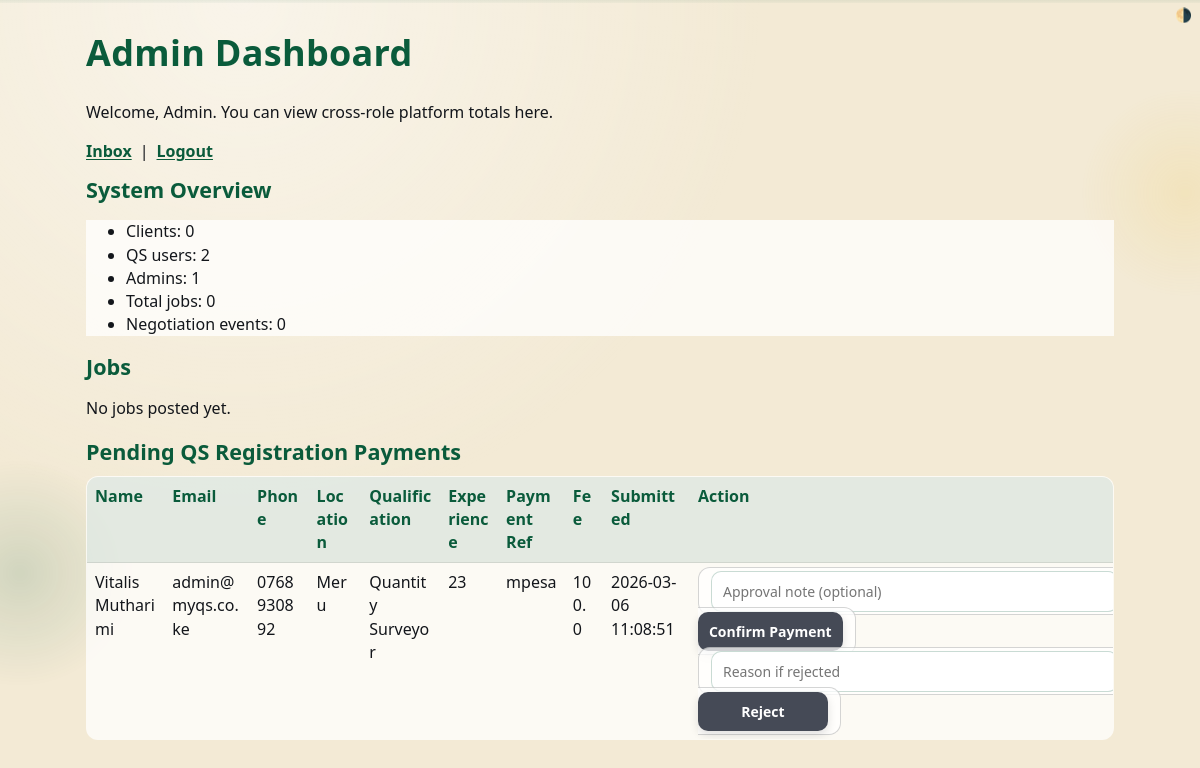
Screenshot of /admin/dashboard (signed in) with the database file from the repository.
### tables this page shows
CREATE TABLE qs_registrations (
            id INTEGER PRIMARY KEY AUTOINCREMENT,
            user_id INTEGER NOT NULL UNIQUE,
            phone TEXT NOT NULL,
            location TEXT,
            qualification TEXT,
            experience_years INTEGER,
            payment_reference TEXT NOT NULL,
            status TEXT NOT NULL DEFAULT 'pending_confirmation'
                CHECK (status IN ('pending_confirmation', 'approved', 'rejected')),
            admin_note TEXT,
            registration_fee_amount REAL,
            created_at DATETIME DEFAULT CURRENT_TIMESTAMP,
            confirmed_at DATETIME,
            confirmed_by_admin_id INTEGER, approval_message TEXT, welcome_message_sent INTEGER NOT NULL DEFAULT 0,
            FOREIGN KEY (user_id) REFERENCES users(id),
            FOREIGN KEY (confirmed_by_admin_id) REFERENCES users(id)
        );

CREATE TABLE users (
            id INTEGER PRIMARY KEY AUTOINCREMENT,
            name TEXT NOT NULL,
            email TEXT NOT NULL UNIQUE,
            password_hash TEXT NOT NULL,
            role TEXT NOT NULL CHECK (role IN ('client', 'qs', 'admin')),
            created_at DATETIME DEFAULT CURRENT_TIMESTAMP
        );

### app.py (the view)
@app.route("/admin/dashboard")
@role_required("admin")
def admin_dashboard():
    db = get_db()
    counts = {
        "clients": db.execute("SELECT COUNT(*) AS c FROM users WHERE role = 'client'").fetchone()["c"],
        "qs_users": db.execute("SELECT COUNT(*) AS c FROM users WHERE role = 'qs'").fetchone()["c"],
        "admins": db.execute("SELECT COUNT(*) AS c FROM users WHERE role = 'admin'").fetchone()["c"],
        "jobs": db.execute("SELECT COUNT(*) AS c FROM jobs").fetchone()["c"],
        "negotiations": db.execute("SELECT COUNT(*) AS c FROM job_negotiation_events").fetchone()["c"],
    }
    jobs = db.execute(
        "SELECT j.id, j.title, j.status, j.created_at, u.name AS client_name, "
        "au.name AS assigned_qs_name "
        "FROM jobs j JOIN users u ON j.client_id = u.id "
        "LEFT JOIN job_assignments a ON a.job_id = j.id "
        "LEFT JOIN users au ON au.id = a.qs_id "
        "ORDER BY j.created_at DESC"
    ).fetchall()
    pending_qs = db.execute(
        "SELECT qr.user_id, u.name, u.email, qr.phone, qr.location, qr.qualification, qr.experience_years, "
        "qr.payment_reference, qr.registration_fee_amount, qr.created_at, qr.status "
        "FROM qs_registrations qr "
        "JOIN users u ON u.id = qr.user_id "
        "WHERE qr.status = 'pending_confirmation' "
        "ORDER BY qr.created_at ASC"
    ).fetchall()
    unread_count = unread_count_for_user(session["role"], session["user_id"])
    return render_template(
        "dashboard_admin.html",
        counts=counts,
        jobs=jobs,
        pending_qs=pending_qs,
        name=session.get("name"),
        unread_count=unread_count,
    )

### app.py (called while the page is built, shortened)
def get_db():
    if "db" not in g:
        g.db = sqlite3.connect(app.config["DATABASE"])
        g.db.row_factory = sqlite3.Row
    return g.db

@app.before_request
def before_request():
    init_db()

def role_required(*allowed_roles):
    def decorator(view):
        @wraps(view)
        def wrapped(*args, **kwargs):
            if not session.get("user_id"):
                return redirect(url_for("login"))
            if session.get("role") not in allowed_roles:
                return "Forbidden", 403
            return view(*args, **kwargs)
        return wrapped
    return decorator

def unread_count_for_user(role, user_id):
    rows = fetch_visible_event_rows(role, user_id, limit=None)
    if not rows:
        return 0

### templates/dashboard_admin.html (shortened to what this page needs)
<!doctype html>
<html lang="en">
<head>
  <link rel="stylesheet" href="{{ url_for('static', filename='css/base.css') }}" />
  <link rel="stylesheet" href="{{ url_for('static', filename='css/portal-theme.css') }}" />
</head>
<body>
  <h1>Admin Dashboard</h1>
  <p>Welcome, {{ name }}. You can view cross-role platform totals here.</p>
  <p class="top-links">
    <a href="{{ url_for('inbox') }}">Inbox{% if unread_count %}<span class="badge">{{ unread_count }}</span>{% endif %}</a> |
    <a href="{{ url_for('logout') }}">Logout</a>
  </p>
  <h2>System Overview</h2>
  <ul>
    <li>Clients: {{ counts.clients }}</li>
    <li>QS users: {{ counts.qs_users }}</li>
    <li>Admins: {{ counts.admins }}</li>
    <li>Total jobs: {{ counts.jobs }}</li>
    <li>Negotiation events: {{ counts.negotiations }}</li>
  </ul>
  <h2>Jobs</h2>
  {% if jobs %}
  <table>
    <thead>
      <tr><th>ID</th><th>Title</th><th>Client</th><th>Status</th><th>Assigned QS</th><th>Negotiation</th><th>Created</th></tr>
    </thead>
    <tbody>
      {% for job in jobs %}
      <tr>
        <td>{{ job.id }}</td>
        <td>{{ job.title }}</td>
        <td>{{ job.client_name }}</td>
        <td>{{ job.status }}</td>
        <td>{{ job.assigned_qs_name or 'Unassigned' }}</td>
        <td><a href="{{ url_for('job_negotiation', job_id=job.id) }}">Open</a></td>
        <td>{{ job.created_at }}</td>
      </tr>
      {% endfor %}
    </tbody>
  </table>
  {% else %}
  <p>No jobs posted yet.</p>
  {% endif %}
  <h2>Pending QS Registration Payments</h2>
  {% if pending_qs %}
  <table>
    <thead>
      <tr><th>Name</th><th>Email</th><th>Phone</th><th>Location</th><th>Qualification</th><th>Experience</th><th>Payment Ref</th><th>Fee</th><th>Submitted</th><th>Action</th></tr>
    </thead>
    <tbody>
      {% for qs in pending_qs %}
      <tr>
        <td>{{ qs.name }}</td>
        <td>{{ qs.email }}</td>
        <td>{{ qs.phone }}</td>
        <td>{{ qs.location or '-' }}</td>
        <td>{{ qs.qualification or '-' }}</td>
        <td>{{ qs.experience_years if qs.experience_years is not none else '-' }}</td>
        <td>{{ qs.payment_reference }}</td>
        <td>{{ qs.registration_fee_amount if qs.registration_fee_amount is not none else '-' }}</td>
        <td>{{ qs.created_at }}</td>
        <td>
          <form method="post" action="{{ url_for('approve_qs_registration', user_id=qs.user_id) }}" style="display:inline;">
            <input type="text" name="admin_note" placeholder="Approval note (optional)" />
            <button type="submit">Confirm Payment</button>
          </form>
          <form method="post" action="{{ url_for('reject_qs_registration', user_id=qs.user_id) }}" style="display:inline;">
            <input type="text" name="admin_note" placeholder="Reason if rejected" />
            <button type="submit">Reject</button>
          </form>
        </td>
      </tr>
      {% endfor %}
    </tbody>
  </table>
  {% else %}
  <p>No pending QS registrations.</p>
  {% endif %}
</body>
</html>

### static/css/base.css (style rules this page uses)
:root { --bg-sand: #f3ead5; --bg-charcoal: #454a56; --text-ink: #13161b; --text-soft: #39404a; --brand-green: #0a5b3b; --brand-gold: #f0be2d; --brand-violet: #7a45ee; --surface: rgba(255, 255, 255, 0.74); --line: rgba(19, 22, 27, 0.18); --field-bg: rgba(255, 255, 255, 0.96); --field-line: rgba(10, 91, 59, 0.22); --table-head: rgba(10, 91, 59, 0.1); }
*, *::before, *::after { box-sizing: border-box; }
html, body { margin: 0; padding: 0; }
body { font-family: "Segoe UI", Arial, sans-serif; color: var(--text-ink); background: var(--bg-sand); overflow-x: hidden; }
h1, h2, h3 { color: var(--brand-green); margin-top: 0; }
h1 { font-size: clamp(1.8rem, 3vw, 2.6rem); letter-spacing: 0.3px; }
h2 { font-size: 1.35rem; margin-bottom: 10px; }
p, li, td, th, label { line-height: 1.45; }
a { color: var(--brand-green); font-weight: 600; text-underline-offset: 2px; }
.top-links { margin-bottom: 12px; display: flex; flex-wrap: wrap; gap: 8px; align-items: center; }
.card, form, table, ul, .note-box { background: var(--surface); }
form { display: grid; gap: 8px; border: 1px solid var(--line); border-radius: 12px; padding: 12px; }
input, textarea, select, button { width: 100%; border-radius: 10px; border: 1px solid var(--field-line); background: var(--field-bg); color: var(--text-ink); padding: 10px 11px; font-size: 14px; font-family: inherit; }
button { width: fit-content; min-width: 130px; border: none; background: var(--bg-charcoal); color: #fff; font-weight: 700; cursor: pointer; transition: transform 100ms ease, box-shadow 180ms ease; box-shadow: 0 4px 10px rgba(0, 0, 0, 0.12); }
table { width: 100%; border-collapse: collapse; border: 1px solid var(--line); border-radius: 12px; overflow: hidden; margin-top: 10px; }
th, td { border-bottom: 1px solid rgba(17, 17, 17, 0.09); padding: 8px; text-align: left; vertical-align: top; overflow-wrap: anywhere; word-break: break-word; }
th { color: var(--brand-green); background: var(--table-head); }
tr:last-child td { border-bottom: none; }

### static/css/portal-theme.css (style rules this page uses)
body { background: linear-gradient(180deg, rgba(10, 91, 59, 0.08) 0px, rgba(10, 91, 59, 0.03) 3px, transparent 3px) top left/100% 12px no-repeat, radial-gradient(circle at 20% 0, rgba(255, 255, 255, 0.5), transparent 42%), var(--bg-sand); max-width: 1060px; margin-inline: auto; padding: 28px 16px 44px; overflow-x: hidden; animation: portalBgDrift 14s ease-in-out infinite alternate; }
body::before, body::after { content: ""; position: fixed; z-index: -1; border-radius: 999px; pointer-events: none; filter: blur(2px); }
body::before { top: 88px; right: -90px; width: 210px; height: 210px; background: radial-gradient(circle, rgba(240, 190, 45, 0.14), transparent 70%); }
body::after { bottom: 14%; left: -95px; width: 230px; height: 230px; background: radial-gradient(circle, rgba(10, 91, 59, 0.14), transparent 70%); }

### rows the page displays
qs_registrations: name "Vitalis Mutharimi", email "admin@myqs.co.ke", phone "0768930892", location "Meru", qualification "Quantity Surveyor", experience_years "23", payment_reference "mpesa", registration_fee_amount "100.0", created_at "2026-03-06 11:08:51"

### other values shown
{{ name }} "Admin"
{{ counts.clients }} "0"
{{ counts.qs_users }} "2"
{{ counts.admins }} "1"
{{ counts.jobs }} "0"
{{ counts.negotiations }} "0"
